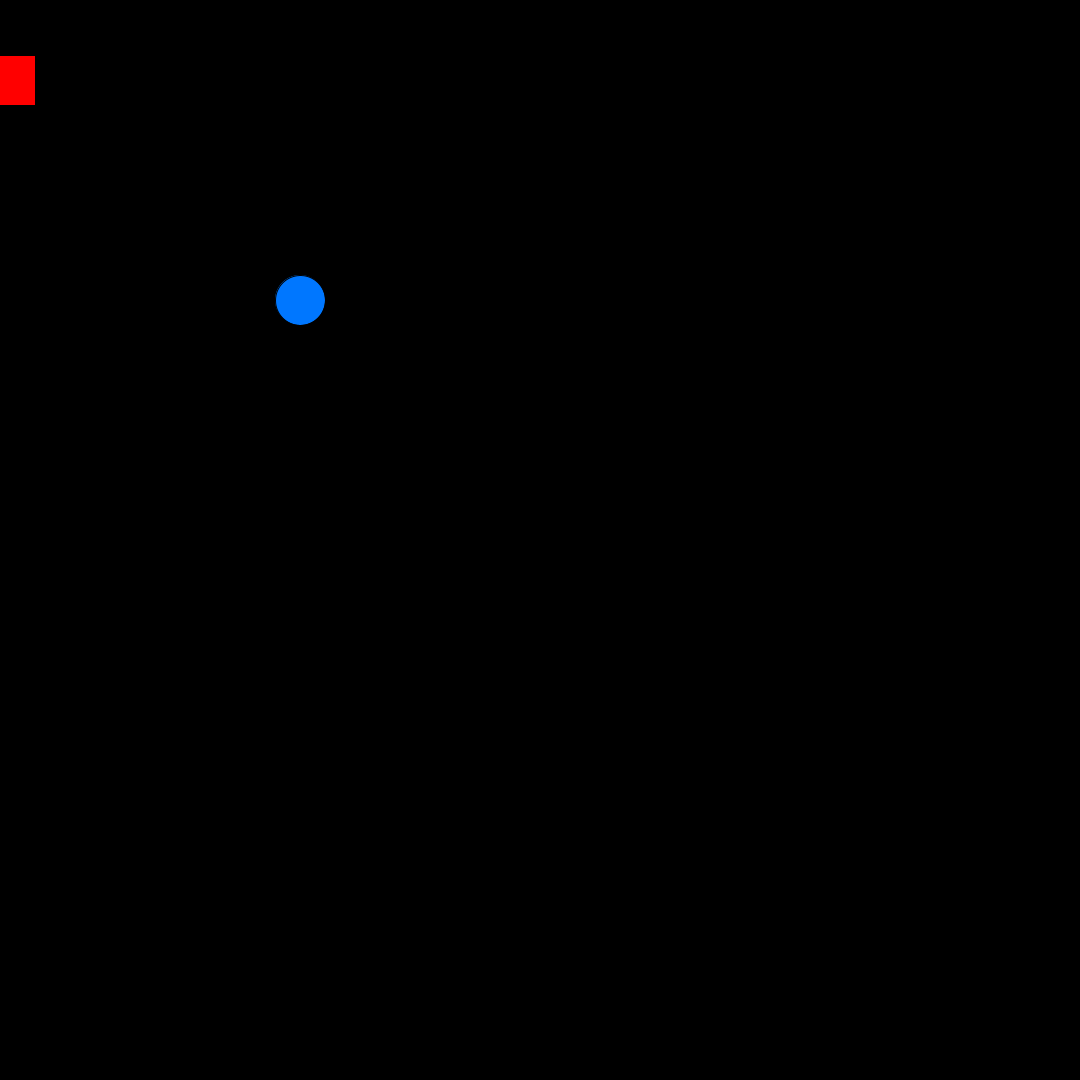
Frame 1 (no input)
Frame 60 (the mouse pressed at the canvas centre just before this capture): identical to frame 1, image omitted
Frame 120 (the mouse held since frame 60 and released just before this capture): identical to frame 1, image omitted

The Processing sketch that drew this single still picture (run headless with seeded random() and noise(); from frame 60 on, the mouse is pressed at the canvas centre):

// Processing sketch: Jason_Tsao_Game_
// ── Jason_Tsao_Game_.pde
// Jason's Interactive Game 
boolean wHeld = false, aHeld = false, dHeld = false, sHeld = false;
boolean iHeld = false, jHeld = false, lHeld = false, kHeld = false;
Players player1;
Players player2;

void setup() {
  size(1080, 1080);
  ellipseMode(CENTER);
  rectMode(CENTER);
  player1 = new Players(10, 80, 0, true);
  player2 = new Players(300, 300, 150, false);
}

void draw() {
  
  background(0);
  
  player1.drawMe();
  player2.drawMe();

  // the controls for player1  
  if (wHeld) {
    player1.playerYPosition = player1.playerYPosition - 3.0;
  }
  if (aHeld) {
    player1.playerXPosition = player1.playerXPosition - 3.0;
  }
  if (sHeld) {
    player1.playerYPosition = player1.playerYPosition + 3.0;
  }
  if (dHeld) {
    player1.playerXPosition = player1.playerXPosition + 3.0;
  }

  //the controls for player 2

  if (iHeld) {
    player2.playerYPosition = player2.playerYPosition - 3.0;
  }
  if (jHeld) {
    player2.playerXPosition = player2.playerXPosition - 3.0;
  }
  if (lHeld) {
    player2.playerYPosition = player2.playerYPosition + 3.0;
  }
  if (kHeld) {
    player2.playerXPosition = player2.playerXPosition + 3.0;
  }
}


//decalring class

class Players {
  
  /// Players PROPERTIES
  float playerXPosition;
  float playerYPosition;
  float playerHue;
  boolean isSquare;
  
  /// 
  Players(float startX, float startY, float startHue, boolean startShape) {
    playerXPosition = startX;
    playerYPosition = startY;
    playerHue = startHue;
    isSquare = startShape;
  }
  
  void drawMe() {
    pushStyle();
    colorMode(HSB);
    fill(playerHue, 255, 255);
    if (isSquare) {
      rect(playerXPosition, playerYPosition, 50, 50);
    }
    else {
      ellipse(playerXPosition, playerYPosition, 50, 50);
    }
    popStyle();
  }
  
  
}


void keyPressed() {
  if (key== 'w') {

    wHeld = true;
  }
  if (key== 'a') {

    aHeld = true;
  }
  if (key== 'd') {

    dHeld = true;
  }
  if (key== 's') {

    sHeld = true;
  }
  if (key== 'i') {

    iHeld = true;
  }
  if (key== 'j') {

    jHeld = true;
  }
  if (key== 'l') {

    lHeld = true;
  }
  if (key== 'k') {

    kHeld = true;
  }
}

void keyReleased() {
  if (key== 'w') {
    wHeld =false;
  }
  if (key== 'a') {
    aHeld =false;
  }
  if (key== 'd') {
    dHeld =false;
  }
  if (key== 's') {
    sHeld =false;
  }
  if (key== 'i') {
    iHeld =false;
  }
  if (key== 'j') {
    jHeld =false;
  }
  if (key== 'l') {
    lHeld =false;
  }
  if (key== 'k') {
    kHeld =false;
  }
}
